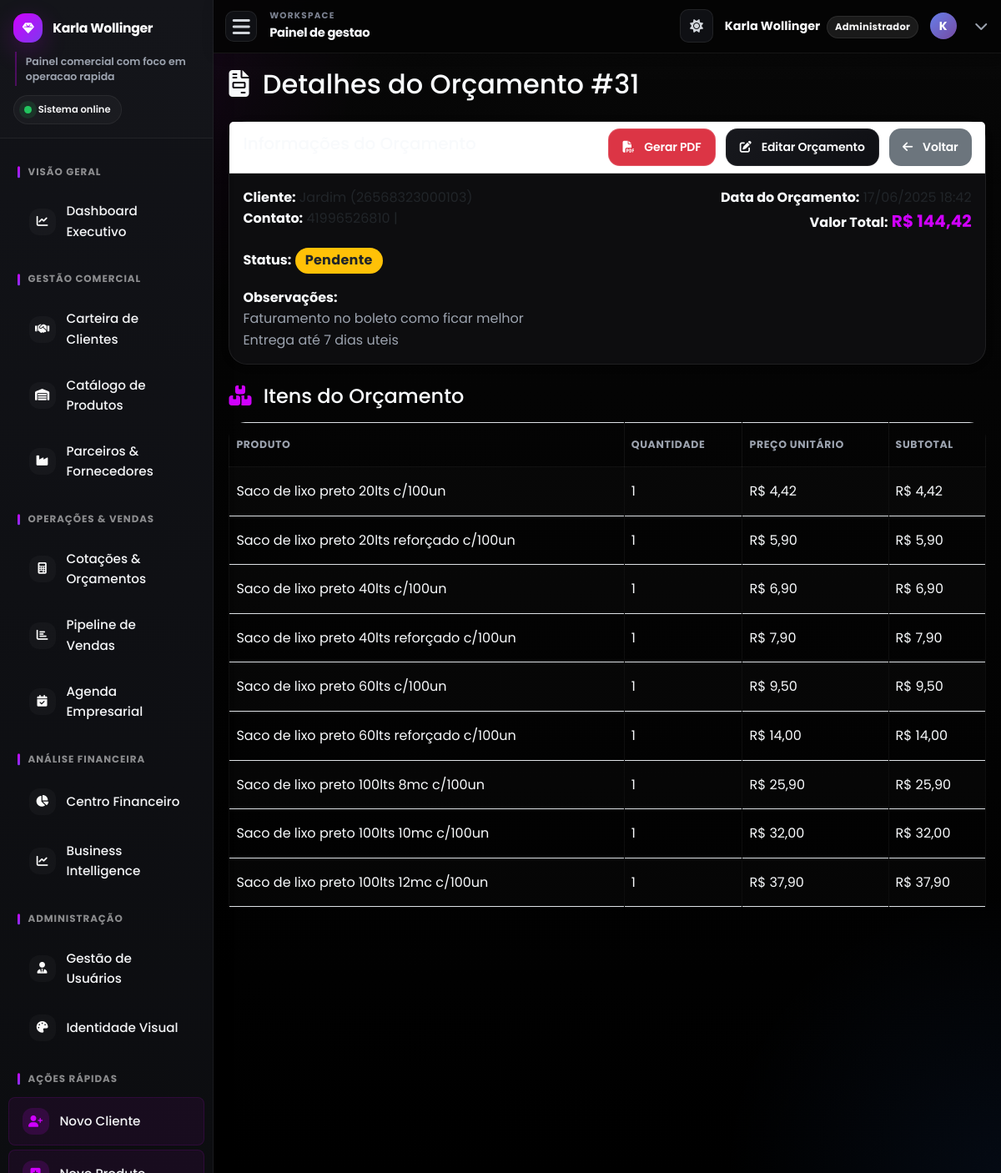
The page /detalhes_orcamento.php?id=31 (signed in) on the database its author committed.
### tables this page shows
CREATE TABLE `orcamentos` (
  `id` int(11) NOT NULL,
  `cliente_id` int(11) NOT NULL,
  `data_orcamento` datetime DEFAULT current_timestamp(),
  `data_atualizacao` datetime DEFAULT NULL,
  `valor_total` decimal(10,2) NOT NULL,
  `status_orcamento` enum('pendente','aprovado','rejeitado','convertido_venda') DEFAULT 'pendente',
  `forma_pagamento` enum('pix','debito','credito','dinheiro','faturamento') DEFAULT 'faturamento',
  `tipo_faturamento` enum('avista','15_dias','20_dias','30_dias','45_dias','60_dias','90_dias') DEFAULT 'avista',
  `data_vencimento` date DEFAULT NULL,
  `observacoes` text DEFAULT NULL,
  `empresa_id` int(11) DEFAULT NULL,
  `comissao_percentual` decimal(5,2) DEFAULT 0.00,
  `valor_comissao` decimal(10,2) DEFAULT 0.00,
  `data_criacao` date NOT NULL
);

CREATE TABLE `clientes` (
  `id` int(11) NOT NULL,
  `nome` varchar(255) NOT NULL,
  `nome_fantasia` varchar(255) DEFAULT NULL,
  `tipo_pessoa` enum('fisica','juridica') NOT NULL,
  `cpf_cnpj` varchar(22) DEFAULT NULL,
  `inscricao_estadual` varchar(20) DEFAULT NULL,
  `email` varchar(100) DEFAULT NULL,
  `telefone` varchar(20) DEFAULT NULL,
  `endereco` varchar(255) DEFAULT NULL,
  `numero` varchar(20) DEFAULT NULL,
  `ponto_referencia` varchar(255) DEFAULT NULL,
  `cidade` varchar(100) DEFAULT NULL,
  `estado` varchar(2) DEFAULT NULL,
  `cep` varchar(10) DEFAULT NULL,
  `data_cadastro` datetime DEFAULT current_timestamp()
);

CREATE TABLE `itens_orcamento` (
  `id` int(11) NOT NULL,
  `orcamento_id` int(11) NOT NULL,
  `produto_id` int(11) NOT NULL,
  `quantidade` int(11) NOT NULL,
  `preco_unitario` decimal(10,2) NOT NULL
);

CREATE TABLE `produtos` (
  `id` int(11) NOT NULL,
  `nome` varchar(255) NOT NULL,
  `descricao` text DEFAULT NULL,
  `sku` varchar(50) DEFAULT NULL,
  `preco_venda` decimal(10,2) NOT NULL,
  `dias_recompra_sugerido` int(11) DEFAULT NULL,
  `percentual_lucro` decimal(5,2) NOT NULL DEFAULT 0.00,
  `quantidade_estoque` int(11) NOT NULL DEFAULT 0,
  `estoque_minimo` int(11) DEFAULT 5,
  `fornecedor` varchar(100) DEFAULT NULL,
  `data_cadastro` datetime DEFAULT current_timestamp(),
  `empresa_id` int(11) DEFAULT NULL,
  `ativo_marketplace` tinyint(1) DEFAULT 1,
  `destaque_marketplace` tinyint(1) DEFAULT 0,
  `ordem_exibicao` int(11) DEFAULT 0,
  `imagem_url` varchar(255) DEFAULT NULL,
  `imagem_produto` varchar(255) DEFAULT NULL,
  `descricao_completa` text DEFAULT NULL
);

### detalhes_orcamento.php (the view, shortened to what this page needs)
<?php
require_once 'includes/db_connect.php';
$orcamento_id = $_GET['id'] ?? null;
$orcamento = null;
$itens_orcamento = [];
if ($orcamento_id) {
    $sql_orcamento = "SELECT o.id, c.nome AS nome_cliente, c.cpf_cnpj, c.telefone, c.email,
                             o.data_orcamento, o.valor_total, o.status_orcamento, o.observacoes
                      FROM orcamentos o
                      JOIN clientes c ON o.cliente_id = c.id
                      WHERE o.id = ?";
    if ($stmt_orcamento = $conn->prepare($sql_orcamento)) {
        $stmt_orcamento->bind_param("i", $orcamento_id);
        $stmt_orcamento->execute();
        $result_orcamento = $stmt_orcamento->get_result();
        if ($result_orcamento->num_rows == 1) {
            $orcamento = $result_orcamento->fetch_assoc();
        } else {
            $message = "Orçamento não encontrado.";
            $message_type = "danger";
        }
    } else {
        $message = "Erro ao buscar detalhes do orçamento: " . $conn->error;
        $message_type = "danger";
    }
    $sql_itens = "SELECT p.nome AS produto_nome, io.quantidade, io.preco_unitario
                  FROM itens_orcamento io
                  JOIN produtos p ON io.produto_id = p.id
                  WHERE io.orcamento_id = ?";
    if ($stmt_itens = $conn->prepare($sql_itens)) {
        $stmt_itens->bind_param("i", $orcamento_id);
        $stmt_itens->execute();
        $result_itens = $stmt_itens->get_result();
        while ($row_item = $result_itens->fetch_assoc()) {
            $itens_orcamento[] = $row_item;
        }
    } else {
        $message = "Erro ao buscar itens do orçamento: " . $conn->error;
        $message_type = "danger";
    }
} else {
    $message = "ID do orçamento não especificado.";
    $message_type = "danger";
}
include_once 'includes/header.php';
?>
<h2 class="mb-4"><i class="fas fa-file-invoice me-2"></i> Detalhes do Orçamento #<?php echo htmlspecialchars($orcamento_id); ?></h2>
<?php if ($orcamento):
    $status_class = '';
    switch ($orcamento['status_orcamento']) {
        case 'pendente':
            $status_class = 'bg-warning text-dark';
            break;
    }
    ?>
    <div class="card shadow-sm mb-4">
        <div class="card-header bg-white d-flex justify-content-between align-items-center">
            <h5>Informações do Orçamento</h5>
            <div>
                <a href="gerar_pdf_orcamento.php?id=<?php echo htmlspecialchars($orcamento['id']); ?>" class="btn btn-danger btn-sm me-2" title="Gerar PDF" target="_blank">
                    <i class="fas fa-file-pdf me-1"></i> Gerar PDF
                </a>
                <?php if ($orcamento['status_orcamento'] != 'convertido_venda' && $orcamento['status_orcamento'] != 'rejeitado'): ?>
                    <a href="criar_orcamento.php?id=<?php echo htmlspecialchars($orcamento['id']); ?>" class="btn btn-primary btn-sm me-2" title="Editar Orçamento">
                        <i class="fas fa-edit me-1"></i> Editar Orçamento
                    </a>
                <?php endif; ?>
                <a href="orcamentos.php" class="btn btn-secondary btn-sm" title="Voltar para Orçamentos">
                    <i class="fas fa-arrow-left me-1"></i> Voltar
                </a>
            </div>
        </div>
        <div class="card-body">
            <div class="row mb-3">
                <div class="col-md-6">
                    <strong>Cliente:</strong> <?php echo htmlspecialchars($orcamento['nome_cliente']); ?> (<?php echo htmlspecialchars($orcamento['cpf_cnpj']); ?>)<br>
                    <strong>Contato:</strong> <?php echo htmlspecialchars($orcamento['telefone']); ?> | <?php echo htmlspecialchars($orcamento['email']); ?>
                </div>
                <div class="col-md-6 text-md-end">
                    <strong>Data do Orçamento:</strong> <?php echo date('d/m/Y H:i', strtotime($orcamento['data_orcamento'])); ?><br>
                    <strong>Valor Total:</strong> <span class="fs-5 fw-bold text-primary">R$ <?php echo number_format($orcamento['valor_total'], 2, ',', '.'); ?></span>
                </div>
            </div>
            <div class="row">
                <div class="col-md-12">
                    <strong>Status:</strong> <span class="badge <?php echo $status_class; ?> fs-6"><?php echo htmlspecialchars(ucfirst(str_replace('_', ' ', $orcamento['status_orcamento']))); ?></span>
                </div>
            </div>
            <?php if (!empty($orcamento['observacoes'])): ?>
            <div class="row mt-3">
                <div class="col-md-12">
                    <strong>Observações:</strong><br>
                    <p class="mb-0 text-muted"><?php echo nl2br(htmlspecialchars($orcamento['observacoes'])); ?></p>
                </div>
            </div>
            <?php endif; ?>
        </div>
    </div>
    <h4 class="mb-3"><i class="fas fa-boxes me-2 text-primary"></i> Itens do Orçamento</h4>
    <div class="table-responsive">
        <table class="table table-bordered table-striped">
            <thead>
                <tr>
                    <th>Produto</th>
                    <th>Quantidade</th>
                    <th>Preço Unitário</th>
                    <th>Subtotal</th>
                </tr>
            </thead>
            <tbody>
                <?php
                if (!empty($itens_orcamento)) {
                    foreach ($itens_orcamento as $item) {
                        $subtotal_item = $item['quantidade'] * $item['preco_unitario'];
                        ?>
                        <tr>
                            <td><?php echo htmlspecialchars($item['produto_nome']); ?></td>
                            <td><?php echo htmlspecialchars($item['quantidade']); ?></td>
                            <td>R$ <?php echo number_format($item['preco_unitario'], 2, ',', '.'); ?></td>
                            <td>R$ <?php echo number_format($subtotal_item, 2, ',', '.'); ?></td>
                        </tr>
                        <?php
                    }
                } else {
                    echo '<tr><td colspan="4" class="text-center">Nenhum item encontrado para este orçamento.</td></tr>';
                }
                ?>
            </tbody>
        </table>
    </div>
<?php endif; ?>
<?php include_once 'includes/footer.php'; ?>

### rows shown on the page
orcamentos: cliente.nome "Jardim", cliente.cpf_cnpj "26568323000103", cliente.telefone "41996526810", data_orcamento "17/06/2025 18:42", valor_total "144,42", status_orcamento "Pendente", observacoes "Faturamento no boleto como ficar melhor Entrega até 7 dias uteis"
itens_orcamento: produto.nome "Saco de lixo preto 20lts c/100un", quantidade "1", preco_unitario "4,42", subtotal_item "4,42"
itens_orcamento: produto.nome "Saco de lixo preto 20lts reforçado c/100un", quantidade "1", preco_unitario "5,90", subtotal_item "5,90"
itens_orcamento: produto.nome "Saco de lixo preto 40lts c/100un", quantidade "1", preco_unitario "6,90", subtotal_item "6,90"
itens_orcamento: produto.nome "Saco de lixo preto 40lts reforçado c/100un", quantidade "1", preco_unitario "7,90", subtotal_item "7,90"
itens_orcamento: produto.nome "Saco de lixo preto 60lts c/100un", quantidade "1", preco_unitario "9,50", subtotal_item "9,50"
itens_orcamento: produto.nome "Saco de lixo preto 60lts reforçado c/100un", quantidade "1", preco_unitario "14,00", subtotal_item "14,00"
itens_orcamento: produto.nome "Saco de lixo preto 100lts 8mc c/100un", quantidade "1", preco_unitario "25,90", subtotal_item "25,90"
itens_orcamento: produto.nome "Saco de lixo preto 100lts 10mc c/100un", quantidade "1", preco_unitario "32,00", subtotal_item "32,00"
itens_orcamento: produto.nome "Saco de lixo preto 100lts 12mc c/100un", quantidade "1", preco_unitario "37,90", subtotal_item "37,90"

### other values the page prints
$current_page_title "Painel de gestao"
$_SESSION["nome"] "Karla Wollinger"
$user_role_label "Administrador"
substr($_SESSION["nome"] ?? 'U', 0, 1) "K"
$orcamento_id "31"
